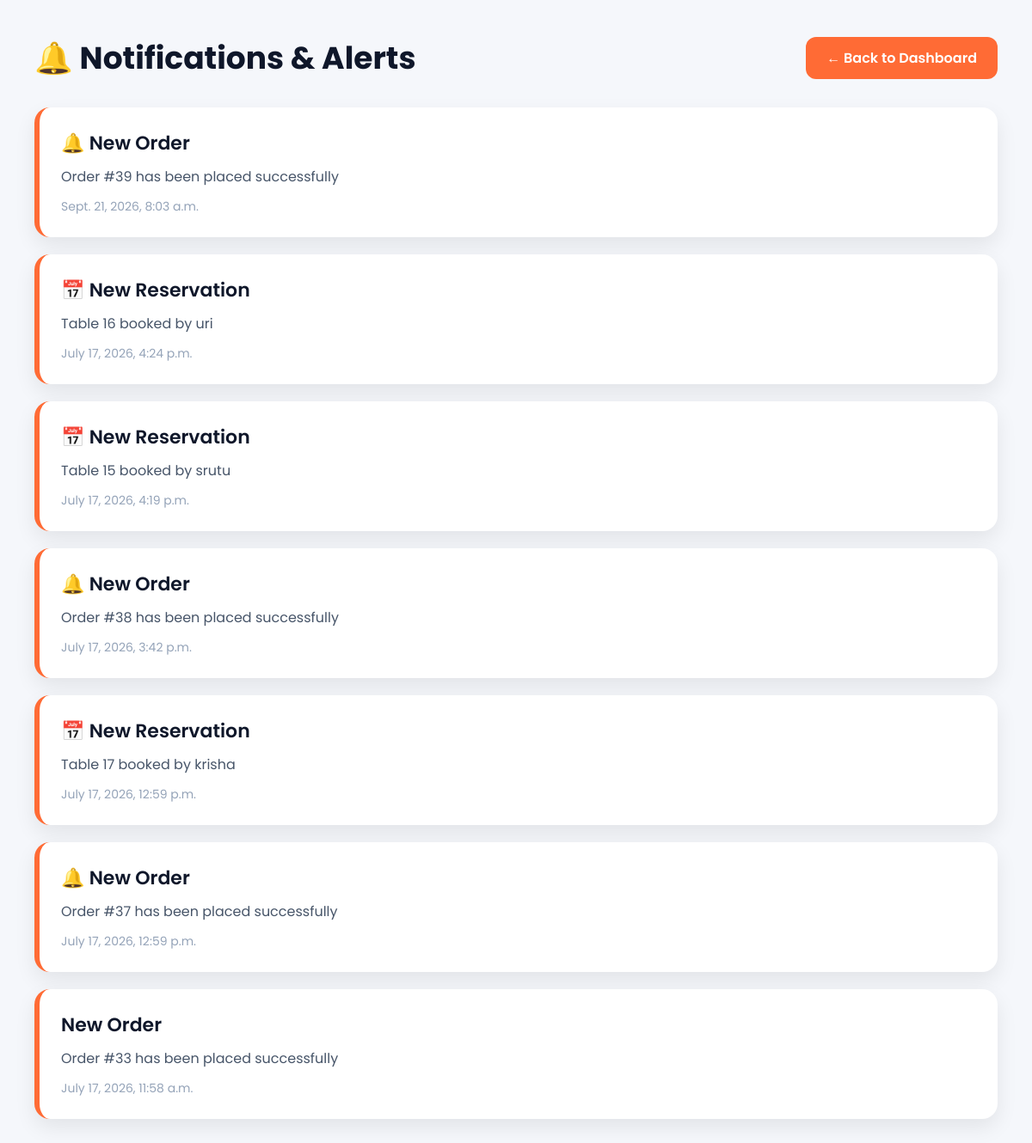
/notifications/, run on the app's committed database.
### notifications/models.py (models this page shows, shortened)
class Notification(models.Model):
    title = models.CharField(
        max_length=200
    )
    message = models.TextField()
    created_at = models.DateTimeField(
        auto_now_add=True
    )
    is_read = models.BooleanField(
        default=False
    )

### notifications/views.py (the view)
def notification_list(request):
    notifications = Notification.objects.order_by(
        '-created_at'
    )
    return render(
        request,
        'notifications/notifications.html',
        {
            'notifications': notifications
        }
    )

### templates/notifications/notifications.html (shortened to what this page needs)
<!DOCTYPE html>
<html lang="en">
<head>
</head>
<body>
<div class="header">
    <h1 class="title">
        🔔 Notifications & Alerts
    </h1>
    <a href="/dashboard/" class="back-btn">
        ← Back to Dashboard
    </a>
</div>
<div class="notification-container">
{% for notification in notifications %}
<div class="notification-card">
    <div class="notification-title">
        {{ notification.title }}
    </div>
    <div class="notification-message">
        {{ notification.message }}
    </div>
    <div class="notification-time">
        {{ notification.created_at }}
    </div>
</div>
{% empty %}
<div class="empty-box">
    <h3>
        No Notifications Available
    </h3>
</div>
{% endfor %}
</div>
</body>
</html>

### templates/notifications/notifications.html (style rules this page uses)
* { margin:0; padding:0; box-sizing:border-box; font-family:"Poppins",sans-serif; }
body { background:#f5f7fb; padding:40px; }
.header { display:flex; justify-content:space-between; align-items:center; margin-bottom:30px; }
.title { font-size:36px; font-weight:700; color:#0f172a; }
.back-btn { text-decoration:none; background:#ff6b35; color:white; padding:12px 24px; border-radius:12px; font-weight:600; transition:.3s; }
.notification-container { display:flex; flex-direction:column; gap:20px; }
.notification-card { background:white; border-left:6px solid #ff6b35; padding:25px; border-radius:18px; box-shadow:0 10px 25px rgba(0,0,0,.08); transition:.3s; }
.notification-title { font-size:22px; font-weight:600; color:#0f172a; margin-bottom:10px; }
.notification-message { color:#475569; font-size:16px; margin-bottom:12px; }
.notification-time { color:#94a3b8; font-size:14px; }

### data on the page
Notification: title "🔔 New Order", message "Order #39 has been placed successfully", created_at "Sept. 21, 2026, 8:03 a.m."
Notification: title "📅 New Reservation", message "Table 16 booked by uri", created_at "July 17, 2026, 4:24 p.m."
Notification: title "📅 New Reservation", message "Table 15 booked by srutu", created_at "July 17, 2026, 4:19 p.m."
Notification: title "🔔 New Order", message "Order #38 has been placed successfully", created_at "July 17, 2026, 3:42 p.m."
Notification: title "📅 New Reservation", message "Table 17 booked by krisha", created_at "July 17, 2026, 12:59 p.m."
Notification: title "🔔 New Order", message "Order #37 has been placed successfully", created_at "July 17, 2026, 12:59 p.m."
Notification: title "New Order", message "Order #33 has been placed successfully", created_at "July 17, 2026, 11:58 a.m."
